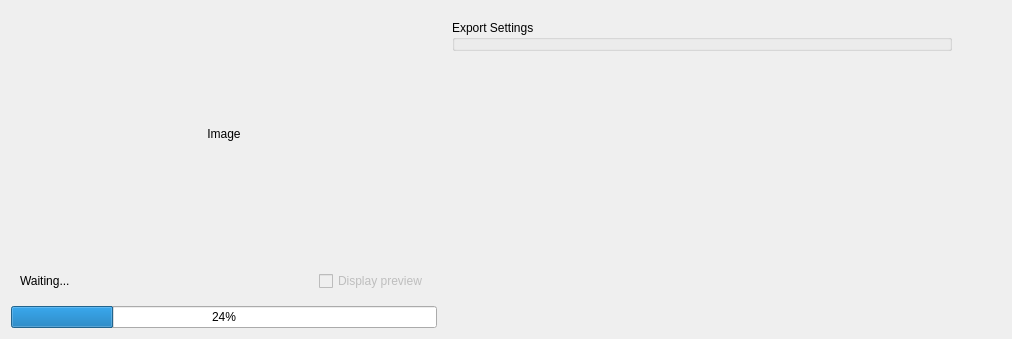
<?xml version="1.0" encoding="UTF-8"?>
<ui version="4.0">
 <class>RenderWindow</class>
 <widget class="QWidget" name="RenderWindow">
  <property name="geometry">
   <rect>
    <x>0</x>
    <y>0</y>
    <width>1012</width>
    <height>339</height>
   </rect>
  </property>
  <property name="sizePolicy">
   <sizepolicy hsizetype="Maximum" vsizetype="Maximum">
    <horstretch>0</horstretch>
    <verstretch>0</verstretch>
   </sizepolicy>
  </property>
  <property name="windowTitle">
   <string>RenderWindow</string>
  </property>
  <layout class="QHBoxLayout" name="horizontalLayout">
   <item>
    <layout class="QVBoxLayout" name="verticalLayout_4">
     <property name="leftMargin">
      <number>0</number>
     </property>
     <item>
      <widget class="QLabel" name="imageLabel">
       <property name="sizePolicy">
        <sizepolicy hsizetype="Expanding" vsizetype="Expanding">
         <horstretch>0</horstretch>
         <verstretch>0</verstretch>
        </sizepolicy>
       </property>
       <property name="minimumSize">
        <size>
         <width>0</width>
         <height>0</height>
        </size>
       </property>
       <property name="text">
        <string>Image</string>
       </property>
       <property name="scaledContents">
        <bool>false</bool>
       </property>
       <property name="alignment">
        <set>Qt::AlignCenter</set>
       </property>
      </widget>
     </item>
     <item>
      <widget class="QWidget" name="statusWidget" native="true">
       <property name="sizePolicy">
        <sizepolicy hsizetype="Preferred" vsizetype="Preferred">
         <horstretch>0</horstretch>
         <verstretch>0</verstretch>
        </sizepolicy>
       </property>
       <layout class="QHBoxLayout" name="horizontalLayout_2">
        <item>
         <widget class="QLabel" name="statusLabel">
          <property name="text">
           <string>Waiting...</string>
          </property>
         </widget>
        </item>
        <item>
         <spacer name="horizontalSpacer">
          <property name="orientation">
           <enum>Qt::Horizontal</enum>
          </property>
          <property name="sizeHint" stdset="0">
           <size>
            <width>40</width>
            <height>20</height>
           </size>
          </property>
         </spacer>
        </item>
        <item>
         <widget class="QCheckBox" name="previewCheckbox">
          <property name="enabled">
           <bool>false</bool>
          </property>
          <property name="text">
           <string>Display preview</string>
          </property>
          <property name="checkable">
           <bool>false</bool>
          </property>
         </widget>
        </item>
       </layout>
      </widget>
     </item>
     <item>
      <widget class="QProgressBar" name="renderProgress">
       <property name="sizePolicy">
        <sizepolicy hsizetype="Preferred" vsizetype="Fixed">
         <horstretch>0</horstretch>
         <verstretch>0</verstretch>
        </sizepolicy>
       </property>
       <property name="value">
        <number>24</number>
       </property>
      </widget>
     </item>
    </layout>
   </item>
   <item>
    <widget class="QWidget" name="rightWidget" native="true">
     <property name="sizePolicy">
      <sizepolicy hsizetype="Maximum" vsizetype="Minimum">
       <horstretch>0</horstretch>
       <verstretch>0</verstretch>
      </sizepolicy>
     </property>
     <layout class="QVBoxLayout" name="verticalLayout_2">
      <item>
       <widget class="ExportWidget" name="exportWidget">
        <property name="sizePolicy">
         <sizepolicy hsizetype="Maximum" vsizetype="Maximum">
          <horstretch>0</horstretch>
          <verstretch>0</verstretch>
         </sizepolicy>
        </property>
        <property name="minimumSize">
         <size>
          <width>500</width>
          <height>0</height>
         </size>
        </property>
        <property name="title">
         <string>Export Settings</string>
        </property>
       </widget>
      </item>
      <item>
       <spacer name="verticalSpacer">
        <property name="orientation">
         <enum>Qt::Vertical</enum>
        </property>
        <property name="sizeHint" stdset="0">
         <size>
          <width>20</width>
          <height>40</height>
         </size>
        </property>
       </spacer>
      </item>
     </layout>
    </widget>
   </item>
   <item>
    <spacer name="horizontalSpacer_2">
     <property name="orientation">
      <enum>Qt::Horizontal</enum>
     </property>
     <property name="sizeType">
      <enum>QSizePolicy::Maximum</enum>
     </property>
     <property name="sizeHint" stdset="0">
      <size>
       <width>40</width>
       <height>20</height>
      </size>
     </property>
    </spacer>
   </item>
  </layout>
 </widget>
 <customwidgets>
  <customwidget>
   <class>ExportWidget</class>
   <extends>QGroupBox</extends>
   <header>ExportWidget.hpp</header>
   <container>1</container>
  </customwidget>
 </customwidgets>
 <resources/>
 <connections/>
</ui>
